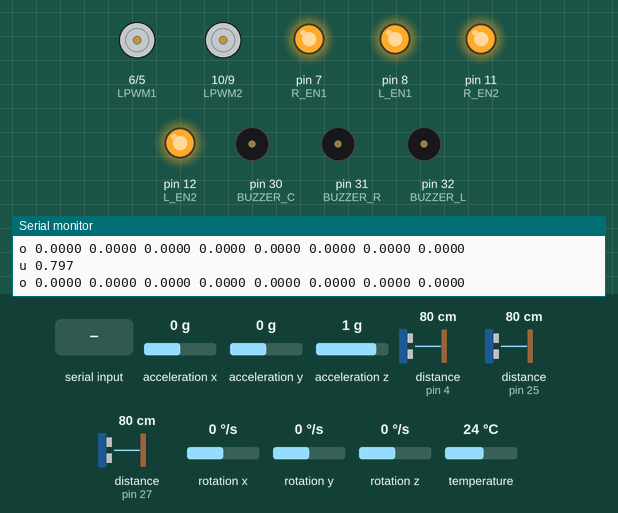
The sketch below on a simulated Arduino Mega 2560, built with avr-gcc and run on an emulated ATmega2560. On the bench: motor-driver pin pairs drawn as motors (green arrow = first pin HIGH = forward, orange = second pin HIGH = backward, longer = more drive), output pins drawn as LEDs (lit = HIGH), buzzer (waves = sounding, pin HIGH), the last lines printed to the serial monitor. Wiring (inferred from the names in the program): 3 × ultrasonic range finder: trigger pin 3, echo pin 4 / trigger pin 24, echo pin 25 / trigger pin 26, echo pin 27. The inputs (shaded band) are chosen by the test bench; at power-on: distance to the obstacle (sensors on pin 25, pin 4, pin 27) 80 cm, acceleration x 0 g, acceleration y 0 g, acceleration z 1 g, rotation x 0 °/s, rotation y 0 °/s, rotation z 0 °/s, temperature 24 °C. The echo pulse lasts 58.3 µs per cm; pins used as bus, display or sensor lines are not drawn.

Above: at 1.2 s.
1.3 s: "C 90 45\n" received over Serial
At 1.9 s:
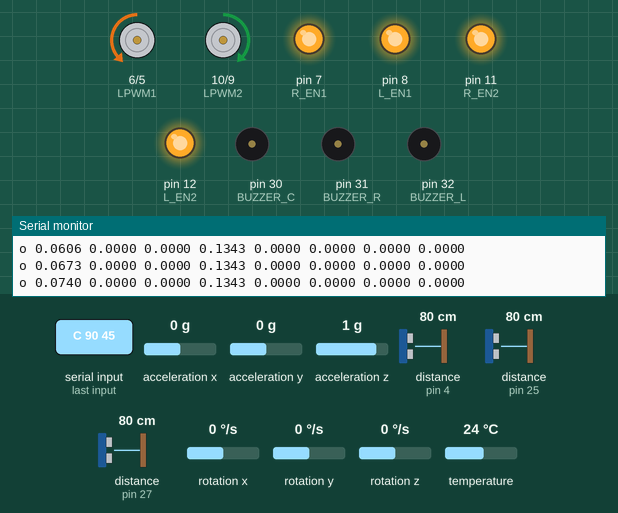
3.8 s: distance to the obstacle (sensor on pin 25) set to 2 cm
At 4.2 s:
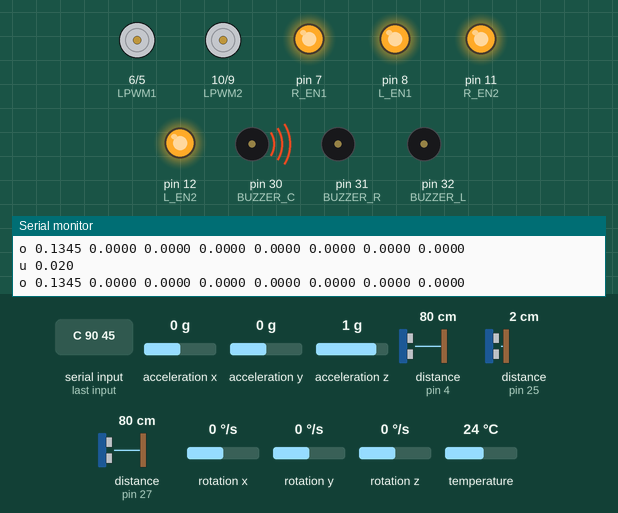
5.3 s: distance to the obstacle (sensor on pin 4) set to 34 cm
6.8 s: distance to the obstacle (sensor on pin 4) set to 27 cm
At 7.6 s:
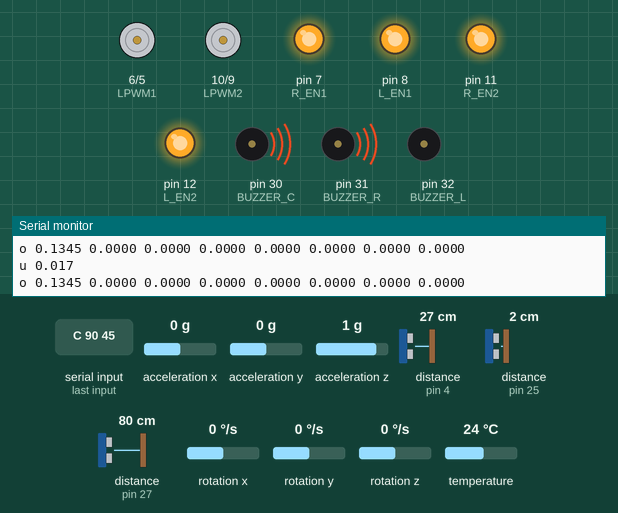
8.3 s: distance to the obstacle (sensor on pin 27) set to 33 cm
9.8 s: distance to the obstacle (sensor on pin 27) set to 28 cm
At 11.0 s:
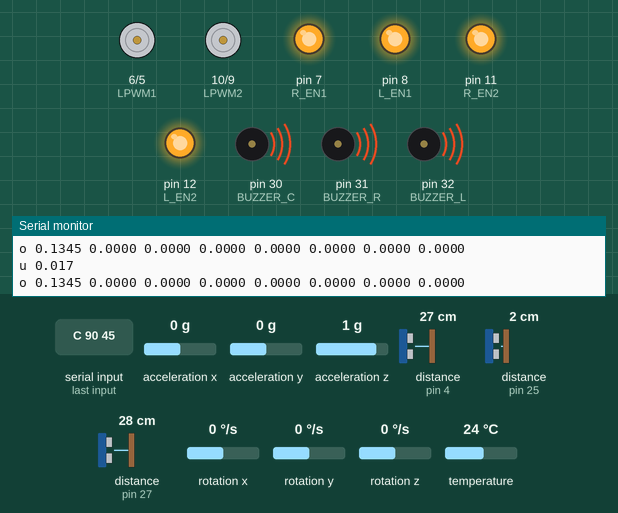
Timing chart, 0 to 12.3 s (numbered marks = the images above; inputs shaded):
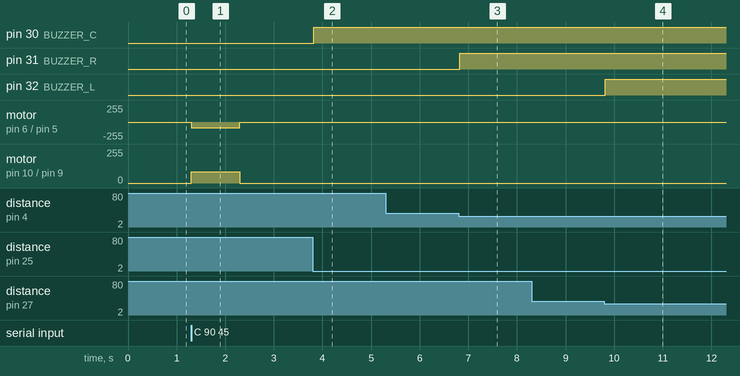

The sketch:

serial_robot_control_arduino.ino
```cpp
#include <Wire.h>

// IMPORTANT: Install "Adafruit MPU6050" library in Arduino IDE
#include <Adafruit_MPU6050.h>
#include <Adafruit_Sensor.h>

// ---------------- IMU ----------------
Adafruit_MPU6050 mpu;
bool imu_ok = false;

// -------- Motor Driver Pins --------
#define RPWM1 5
#define LPWM1 6
#define R_EN1 7
#define L_EN1 8

#define RPWM2 9
#define LPWM2 10
#define R_EN2 11
#define L_EN2 12

// -------- Ultrasonic Sensor Pins (3 sensors) --------
// HC-SR04 style sensors: TRIG = output, ECHO = input
// Center sensor
#define TRIG_C 24
#define ECHO_C 25
// Left sensor
#define TRIG_L 26
#define ECHO_L 27
// Right sensor
#define TRIG_R 3
#define ECHO_R 4

// -------- Buzzer Pins (3 buzzers) --------
// Each buzzer goes HIGH when its corresponding sensor is below threshold
#define BUZZER_C 30
#define BUZZER_L 32
#define BUZZER_R 31

// -------- Wheel / Robot Physical Parameters --------
const float WHEEL_RADIUS       = 0.055;   // meters
const float WHEEL_BASE         = 0.5;     // meters
const float WHEEL_CIRCUMFERENCE = 0.3454; // meters
const float MAX_RPM            = 70.0;    // RPM
const float MAX_RAD_S          = 12.5;
const bool ENABLE_DIRECT_MOTOR_TEST = false;
const bool ENABLE_CMD_DEBUG = true;

// -------- Motor PWM --------
int pwmR = 0;
int pwmL = 0;
const int PWM_MIN_THRESHOLD = 85;

// -------- Ultrasonic + Buzzer State --------
float distC = 0.0f;
float distL = 0.0f;
float distR = 0.0f;
const float ULTRA_THRESHOLD = 0.30f;  // meters

// -------- Dead Reckoning State --------
float posX  = 0.0;
float posY  = 0.0;
float theta = 0.0; // heading in radians
unsigned long lastOdomTime = 0;

// -------- Timing --------
unsigned long lastStatTime  = 0;
unsigned long lastOdomPublishTime = 0;
unsigned long lastUltraTime = 0;
unsigned long lastDebugPrintTime = 0;

// ---------- CONTROL STATE ----------
String currentAction = "STANDBY";
char lastCommand = 'X';

// Commanded velocities from ROS (Twist-style)
float cmd_vx = 0.0;   // linear velocity (m/s)
float cmd_wz = 0.0;   // angular velocity (rad/s)
bool use_cmd_vel = false;
unsigned long lastCmdVelTime = 0;
const unsigned long CMD_VEL_TIMEOUT_MS = 1000;
const int CMD_RX_BUF_SIZE = 64;
char cmdRxBuf[CMD_RX_BUF_SIZE];
int cmdRxIdx = 0;

// -------- Function Prototypes --------
void setMotors(int speedRight, int speedLeft);
void stopMotors();
void updateDeadReckoning();
void publishOdom();
void parseSerial();
void handleCommandLine(const char* line);
float getDistance(int trigPin, int echoPin);
void updateUltrasonicAndBuzzers();
int applyPwmDeadband(int pwm);

// ---------------- SETUP ----------------
void setup() {
  Serial.begin(115200);
  Serial.setTimeout(5);  // Keep parseSerial() non-blocking on partial lines.

  // Motors
  pinMode(RPWM1, OUTPUT); pinMode(LPWM1, OUTPUT);
  pinMode(R_EN1, OUTPUT); pinMode(L_EN1, OUTPUT);
  pinMode(RPWM2, OUTPUT); pinMode(LPWM2, OUTPUT);
  pinMode(R_EN2, OUTPUT); pinMode(L_EN2, OUTPUT);

  // Ultrasonic sensors
  pinMode(TRIG_C, OUTPUT);
  pinMode(ECHO_C, INPUT);
  pinMode(TRIG_L, OUTPUT);
  pinMode(ECHO_L, INPUT);
  pinMode(TRIG_R, OUTPUT);
  pinMode(ECHO_R, INPUT);

  // Buzzers
  pinMode(BUZZER_C, OUTPUT);
  pinMode(BUZZER_L, OUTPUT);
  pinMode(BUZZER_R, OUTPUT);
  digitalWrite(BUZZER_C, LOW);
  digitalWrite(BUZZER_L, LOW);
  digitalWrite(BUZZER_R, LOW);

  digitalWrite(R_EN1, HIGH); digitalWrite(L_EN1, HIGH);
  digitalWrite(R_EN2, HIGH); digitalWrite(L_EN2, HIGH);
  stopMotors();

  // IMU Init
  if (!mpu.begin()) {
    Serial.println("MPU6050 init failed");
    imu_ok = false;
  } else {
    mpu.setAccelerometerRange(MPU6050_RANGE_8_G);
    mpu.setGyroRange(MPU6050_RANGE_500_DEG);
    mpu.setFilterBandwidth(MPU6050_BAND_21_HZ);
    imu_ok = true;
  }

  lastOdomTime        = millis();
  lastOdomPublishTime = millis();
  lastUltraTime       = millis();
  lastCmdVelTime      = millis();
}

// ---------------- MAIN LOOP ----------------
void loop() {
  unsigned long now = millis();

  if (ENABLE_DIRECT_MOTOR_TEST) {
    setMotors(180, 180);
    delay(3000);
    setMotors(0, 0);
    delay(2000);
    return;
  }

  // Always service serial parser quickly.
  parseSerial();

  // PWM Mapping (0 - 255)
  int forwardSpeed = 50;
  int turnSpeed = 40;

  // If we have received numeric cmd_vel from ROS, use that.
  // Otherwise fall back to keyboard W/A/S/D logic.
  if (use_cmd_vel && (now - lastCmdVelTime > CMD_VEL_TIMEOUT_MS)) {
    // Safety watchdog: stop robot if cmd stream drops.
    cmd_vx = 0.0f;
    cmd_wz = 0.0f;
    lastCommand = 'X';
    use_cmd_vel = false;
  }

  if (use_cmd_vel) {
    // Differential drive kinematics:
    // v_r = v + w * (WHEEL_BASE / 2)
    // v_l = v - w * (WHEEL_BASE / 2)
    float v_r = cmd_vx + cmd_wz * (WHEEL_BASE / 2.0f);
    float v_l = cmd_vx - cmd_wz * (WHEEL_BASE / 2.0f);

    // Convert wheel linear velocity (m/s) back to PWM using the same model
    // used in updateDeadReckoning/publishOdom.
    float max_lin = (MAX_RPM / 60.0f) * WHEEL_CIRCUMFERENCE; // m/s at full PWM
    if (max_lin < 1e-4) {
      pwmR = 0;
      pwmL = 0;
    } else {
      pwmR = (int)constrain((v_r / max_lin) * 255.0f, -255.0f, 255.0f);
      pwmL = (int)constrain((v_l / max_lin) * 255.0f, -255.0f, 255.0f);
    }
    pwmR = applyPwmDeadband(pwmR);
    pwmL = applyPwmDeadband(pwmL);
    if (ENABLE_CMD_DEBUG && now - lastDebugPrintTime > 300) {
      lastDebugPrintTime = now;
      Serial.print("DBG CMD vx=");
      Serial.print(cmd_vx, 3);
      Serial.print(" wz=");
      Serial.print(cmd_wz, 3);
      Serial.print(" pwmR=");
      Serial.print(pwmR);
      Serial.print(" pwmL=");
      Serial.println(pwmL);
    }
    currentAction = "CMD_VEL";
  } else {
    // KEYBOARD CONTROL LOGIC (W/A/S/D/X)
    if (lastCommand == 'W') {
      currentAction = "FORWARD";
      pwmL = forwardSpeed; pwmR = forwardSpeed;
    }
    else if (lastCommand == 'S') {
      currentAction = "REVERSE";
      pwmL = -forwardSpeed; pwmR = -forwardSpeed;
    }
    else if (lastCommand == 'A') {
      currentAction = "LEFT";
      pwmL = -turnSpeed; pwmR = turnSpeed;
    }
    else if (lastCommand == 'D') {
      currentAction = "RIGHT";
      pwmL = turnSpeed; pwmR = -turnSpeed;
    }
    else {
      currentAction = "STOP";
      pwmL = 0; pwmR = 0;
    }
  }

  setMotors(pwmR, pwmL);

  // Update dead reckoning continuously using exactly what the motors are doing
  updateDeadReckoning();

  // Publish Odom over Serial to ROS2 (20Hz).
  // Never run odom and ultrasonic in same iteration - avoids serial line interleaving.
  if (now - lastOdomPublishTime >= 50) {
    publishOdom();
    lastOdomPublishTime = now;
  } else if (!use_cmd_vel && now - lastUltraTime >= 100) {
    // Ultrasonic when not on cmd_vel; only when we did NOT just publish odom
    updateUltrasonicAndBuzzers();
    lastUltraTime = now;
  }
}

// ---------------- DEAD RECKONING ----------------
void updateDeadReckoning() {
  unsigned long now = millis();
  float dt = (now - lastOdomTime) / 1000.0;
  lastOdomTime = now;

  if (dt <= 0 || dt > 0.5) return;

  float velR = (pwmR / 255.0) * (MAX_RPM / 60.0) * WHEEL_CIRCUMFERENCE;
  float velL = (pwmL / 255.0) * (MAX_RPM / 60.0) * WHEEL_CIRCUMFERENCE;

  float linearVel  = (velR + velL) / 2.0;
  float angularVel = (velR - velL) / WHEEL_BASE;

  theta += angularVel * dt;
  while (theta >  PI) theta -= 2 * PI;
  while (theta < -PI) theta += 2 * PI;

  posX += linearVel * cos(theta) * dt;
  posY += linearVel * sin(theta) * dt;
}

// ---------------- PUBLISH ----------------
void publishOdom() {
  float velR = (pwmR / 255.0) * (MAX_RPM / 60.0) * WHEEL_CIRCUMFERENCE;
  float velL = (pwmL / 255.0) * (MAX_RPM / 60.0) * WHEEL_CIRCUMFERENCE;
  float linearVel  = (velR + velL) / 2.0;
  float angularVel = (velR - velL) / WHEEL_BASE;
  float gyro_z = 0.0f;
  float accel_x = 0.0f;
  float accel_y = 0.0f;

  Serial.print("o ");
  Serial.print(posX, 4);       Serial.print(" ");
  Serial.print(posY, 4);       Serial.print(" ");
  Serial.print(theta, 4);      Serial.print(" ");
  Serial.print(linearVel, 4);  Serial.print(" ");
  Serial.print(angularVel, 4); Serial.print(" ");

  // Add IMU data for mapping: gyro_z, accel_x, accel_y.
  // If IMU is absent/fails, publish zeros so ROS odom/TF still works.
  if (imu_ok) {
    sensors_event_t a, g, temp;
    mpu.getEvent(&a, &g, &temp);
    gyro_z = g.gyro.z;
    accel_x = a.acceleration.x;
    accel_y = a.acceleration.y;
  }
  Serial.print(gyro_z, 4);   Serial.print(" ");
  Serial.print(accel_x, 4);  Serial.print(" ");
  Serial.println(accel_y, 4);
}

// ---------------- ULTRASONIC + BUZZERS ----------------
float getDistance(int trigPin, int echoPin) {
  digitalWrite(trigPin, LOW);
  delayMicroseconds(2);
  digitalWrite(trigPin, HIGH);
  delayMicroseconds(10);
  digitalWrite(trigPin, LOW);

  long duration = pulseIn(echoPin, HIGH, 12000UL); // timeout 12 ms
  if (duration <= 0) {
    return 9.99f;  // treat as "far away" (meters)
  }

  float distance_cm = duration * 0.0343f / 2.0f;
  return distance_cm / 100.0f;  // convert to meters
}

void updateUltrasonicAndBuzzers() {
  // Measure distances in meters
  distC = getDistance(TRIG_C, ECHO_C);
  distL = getDistance(TRIG_L, ECHO_L);
  distR = getDistance(TRIG_R, ECHO_R);

  // Buzzers: HIGH when closer than threshold
  digitalWrite(BUZZER_C, distC < ULTRA_THRESHOLD);
  digitalWrite(BUZZER_L, distL < ULTRA_THRESHOLD);
  digitalWrite(BUZZER_R, distR < ULTRA_THRESHOLD);

  // Send center distance to ROS over serial for ultrasonic_safety node
  Serial.print("u ");
  Serial.println(distC, 3);  // meters
}

// ---------------- MOTOR CONTROL ----------------
void setMotors(int speedRight, int speedLeft) {
  speedRight = constrain(speedRight, -255, 255);
  speedLeft  = constrain(speedLeft,  -255, 255);

  // Right Motor
  if (speedRight >= 0) {
    analogWrite(RPWM1, speedRight); analogWrite(LPWM1, 0);
  } else {
    analogWrite(RPWM1, 0); analogWrite(LPWM1, -speedRight);
  }

  // Left Motor
  if (speedLeft >= 0) {
    analogWrite(RPWM2, 0); analogWrite(LPWM2, speedLeft);
  } else {
    analogWrite(RPWM2, -speedLeft); analogWrite(LPWM2, 0);
  }
}

int applyPwmDeadband(int pwm) {
  if (pwm == 0) return 0;
  if (pwm > 0 && pwm < PWM_MIN_THRESHOLD) return PWM_MIN_THRESHOLD;
  if (pwm < 0 && pwm > -PWM_MIN_THRESHOLD) return -PWM_MIN_THRESHOLD;
  return pwm;
}

void stopMotors() {
  analogWrite(RPWM1, 0); analogWrite(LPWM1, 0);
  analogWrite(RPWM2, 0); analogWrite(LPWM2, 0);
}

// ---------------- SERIAL COMMAND PARSER ----------------
// Supports:
//  - Single-char keyboard commands: W/A/S/D/X/r  (for teleop)
//  - Numeric velocity commands from ROS: "C vx wz\n"
//      where vx is linear x [m/s], wz is angular z [rad/s]
void parseSerial() {
  while (Serial.available() > 0) {
    char ch = (char)Serial.read();
    if (ch == '\r') continue;

    if (ch == '\n') {
      if (cmdRxIdx > 0) {
        cmdRxBuf[cmdRxIdx] = '\0';
        handleCommandLine(cmdRxBuf);
        cmdRxIdx = 0;
      }
      continue;
    }

    if (cmdRxIdx < CMD_RX_BUF_SIZE - 1) {
      cmdRxBuf[cmdRxIdx++] = ch;
    } else {
      // Overflow protection: drop malformed line and restart.
      cmdRxIdx = 0;
    }
  }
}

void handleCommandLine(const char* line) {
  if (line[0] == 'C') {
    int vx_int = 0, wz_int = 0;
    int parsed = sscanf(line, "C %d %d", &vx_int, &wz_int);
    if (parsed == 2) {
      cmd_vx = vx_int / 1000.0f;
      cmd_wz = wz_int / 1000.0f;
      use_cmd_vel = true;
      lastCommand = 'X';
      lastCmdVelTime = millis();
      if (ENABLE_CMD_DEBUG) {
        Serial.print("ACK C vx=");
        Serial.print(cmd_vx, 3);
        Serial.print(" wz=");
        Serial.println(cmd_wz, 3);
      }
    }
    return;
  }
  // Single-character teleop commands
  char cmd = line[0];
  if (cmd >= 'a' && cmd <= 'z') cmd = cmd - 'a' + 'A';

  if (cmd == 'W' || cmd == 'A' || cmd == 'S' || cmd == 'D' || cmd == 'X') {
    lastCommand = cmd;
    use_cmd_vel = false;
  }

  if (cmd == 'R') {
    posX = 0;
    posY = 0;
    theta = 0;
  }
}
```

Measured:
- the behaviour switches between 31 and 30 cm on distance to the obstacle (sensor on pin 4) (found by bisection; images 2 and 3)
- the behaviour switches between 31 and 30 cm on distance to the obstacle (sensor on pin 27) (found by bisection; images 3 and 4)
- after the input at 1.3 s, motor on pin 6 (LPWM1) / pin 5 (RPWM1): stopped → backward 85/255 at once, → stopped 1.0 s later; motor on pin 10 (LPWM2) / pin 9 (RPWM2): stopped → forward 85/255 at once, → stopped 1.0 s later
- after the input at 3.8 s, pin 30 (BUZZER_C): LOW → HIGH at once
- after the input at 6.8 s, pin 31 (BUZZER_R): LOW → HIGH at once
- after the input at 9.8 s, pin 32 (BUZZER_L): LOW → HIGH at once
